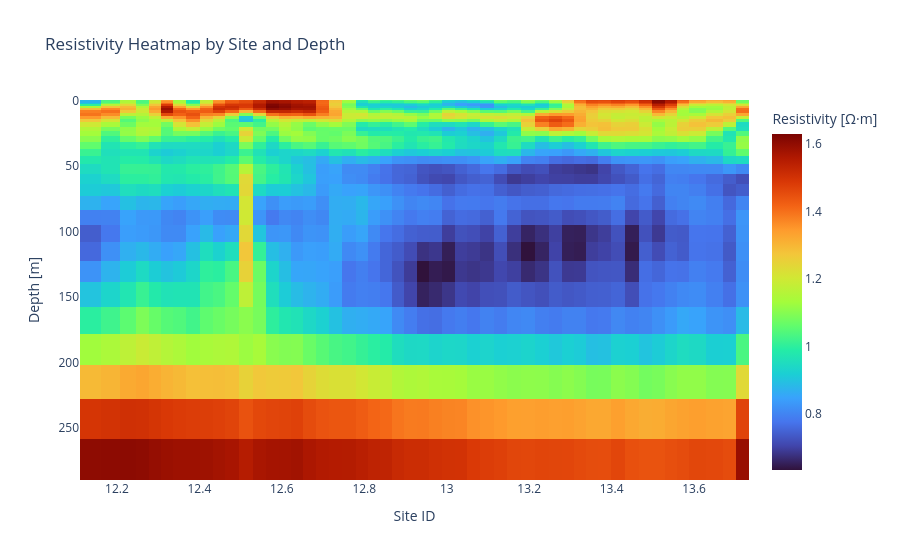

Source (notebook cell):
### Code cell
import plotly.express as px

# Pivot the melted DataFrame
df_layers_long['log_resistivity'] = np.log10(df_layers_long['resistivity'])

heatmap_df = df_layers_long.pivot_table(
    index='depth', columns='daytime', values='log_resistivity'
)

# Sort depth so it increases downward
heatmap_df = heatmap_df.sort_index(ascending=True)

fig = px.imshow(
    heatmap_df,
    aspect='auto',
    origin='lower',
    color_continuous_scale='turbo',
    labels={'x': 'Site ID', 'y': 'Depth [m]', 'color': 'Resistivity [Ω·m]'},
    title='Resistivity Heatmap by Site and Depth',
    zmin=heatmap_df.min().min(),
    zmax=heatmap_df.max().max(),
)

fig.update_yaxes(autorange="reversed")
fig.show()

### Figure 1 — Plotly figure (JSON) as saved in the notebook; plotly's stock layout.template omitted (floating-point values rounded to 4 significant figures; data arrays with more than 128 entries replaced by an {"elided": "..."} marker saying what was removed)
{"data": [{"coloraxis": "coloraxis", "hovertemplate": "Site ID: %{x}<br>Depth [m]: %{y}<br>Resistivity [Ω·m]: %{z}<extra></extra>", "name": "0", "type": "heatmap", "x": [12.14, 12.19, 12.23, 12.26, 12.29, 12.32, 12.35, 12.38, 12.42, 12.45, 12.48, 12.52, 12.55, 12.58, 12.61, 12.64, 12.67, 12.7, 12.73, 12.76, 12.79, 12.82, 12.85, 12.88, 12.91, 12.94, 12.97, 13.0, 13.03, 13.06, 13.1, 13.13, 13.16, 13.2, 13.23, 13.26, 13.29, 13.32, 13.35, 13.38, 13.41, 13.45, 13.48, 13.51, 13.54, 13.57, 13.6, 13.66, 13.68, 13.72], "xaxis": "x", "y": [0.0, 1.0, 2.126, 3.395, 4.825, 6.435, 8.249, 10.29, 12.59, 15.19, 18.11, 21.4, 25.1, 29.28, 33.98, 39.28, 45.25, 51.97, 59.55, 68.08, 77.69, 88.52, 100.7, 114.5, 129.9, 147.4, 167.0, 189.1, 214.0, 242.1, 273.7], "yaxis": "y", "z": {"elided": "31x50 float values"}}], "layout": {"coloraxis": {"cmax": 1.629, "cmin": 0.6339, "colorbar": {"title": {"text": "Resistivity [Ω·m]"}}, "colorscale": [[0, "#30123b"], [0.07143, "#4145ab"], [0.1429, "#4675ed"], [0.2143, "#39a2fc"], [0.2857, "#1bcfd4"], [0.3571, "#24eca6"], [0.4286, "#61fc6c"], [0.5, "#a4fc3b"], [0.5714, "#d1e834"], [0.6429, "#f3c63a"], [0.7143, "#fe9b2d"], [0.7857, "#f36315"], [0.8571, "#d93806"], [0.9286, "#b11901"], [1, "#7a0402"]]}, "title": {"text": "Resistivity Heatmap by Site and Depth"}, "xaxis": {"anchor": "y", "domain": [0, 1], "title": {"text": "Site ID"}}, "yaxis": {"anchor": "x", "autorange": "reversed", "domain": [0, 1], "title": {"text": "Depth [m]"}}}}
